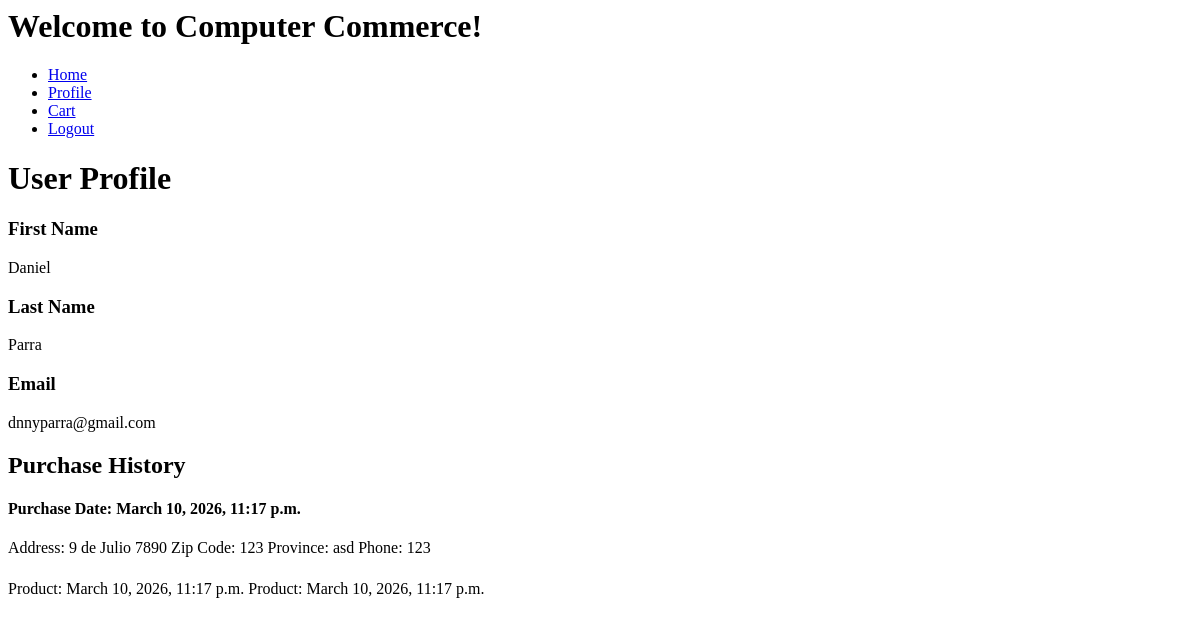
Page /user/ (signed in) on the earlier database version.
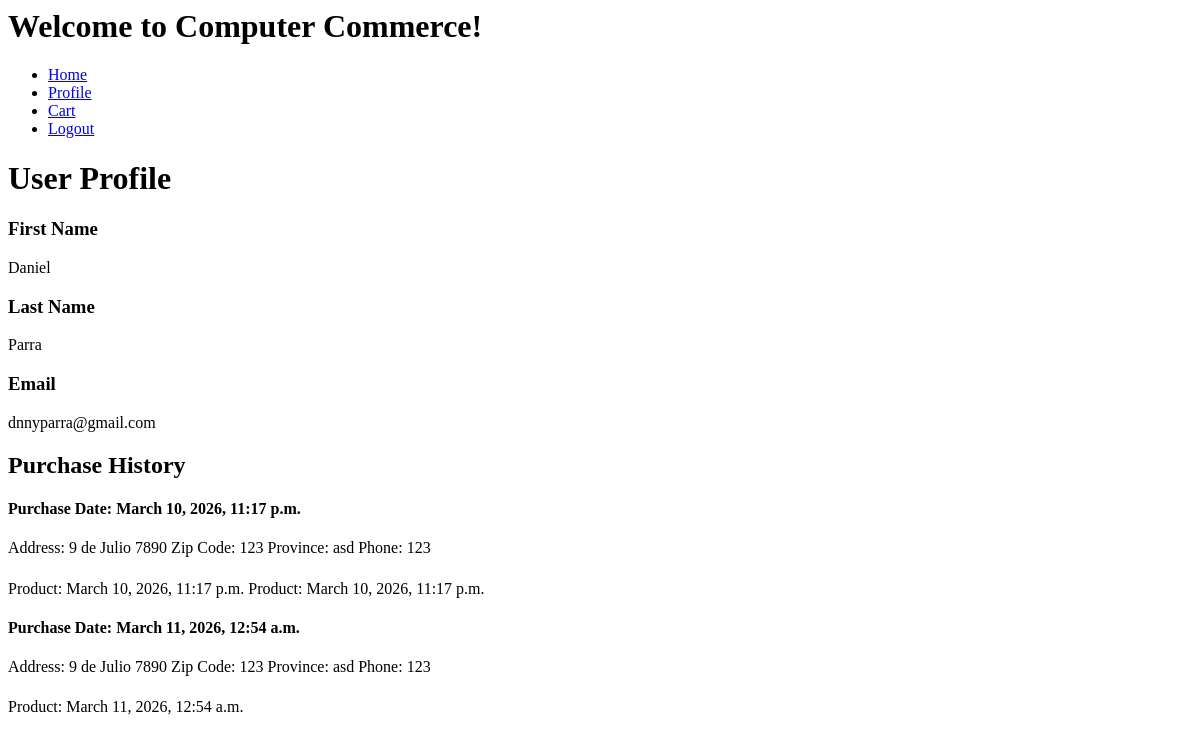
Same page on the later database version.
### user/models.py (models this page shows, shortened)
class UserOrder(models.Model):
    date = models.DateTimeField(auto_now_add=True)
    user = models.ForeignKey(User, on_delete=models.CASCADE)
    address = models.CharField(max_length=200)
    zip_code = models.IntegerField()
    province = models.CharField(max_length=200)
    phone = models.IntegerField()
    total_amount = models.FloatField()

class UserHistory(models.Model):
    user_order = models.ForeignKey(UserOrder, on_delete=models.CASCADE)
    product = models.ForeignKey(Product, on_delete=models.DO_NOTHING)
    category = models.CharField(max_length=200)
    brand = models.CharField(max_length=200)
    model = models.CharField(max_length=200)

### user/views.py (the view)
# urls.py: path('',views.user_page),
def user_page(request):
    user = request.user
    user_order = UserOrder.objects.filter(user=request.user)
    user_history = []
    for item in user_order:
        user_history.append(UserHistory.objects.filter(user_order=item))
    return render(request, 'user/user_profile.html',{
        'user': user,
        'user_order': user_order,
        'user_history': user_history
    })

### home/templates/user/user_profile.html (shortened to what this page needs)
{% extends 'layout/layout.html' %}
{% block content %}
    <h1>User Profile</h1>
    <div>
        <h3>First Name</h3>
        <span>{{user.first_name}}</span>
    </div>
    <div>
        <h3>Last Name</h3>
        <span>{{user.last_name}}</span>
    </div>
    <div>
        <h3>Email</h3>
        <span>{{user.email}}</span>
    </div>
    <div>
        <h2>Purchase History</h2>
        {% for item in user_order %}
            <div>
                <h4>Purchase Date: {{ item.date }}</h4>
                <span>Address: {{ item.address }}</span>
                <span>Zip Code: {{ item.zip_code }}</span>
                <span>Province: {{ item.province }}</span>
                <span>Phone: {{ item.phone }}</span>
                <div>
                    {% for item_x in user_history %}
                        {% for x in item_x %}
                            {% if x.user_order == item %}
                                <span>Product: {{ x.user_order.date }}</span>
                            {% endif %}
                        {% endfor %}
                    {% endfor %}
                </div>
            </div>
        {% endfor %}
    </div>
{% endblock %}

Differences in the rows shown:
added UserOrder: date "March 11, 2026, 12:54 a.m.", address "9 de Julio 7890", zip_code "123", province "asd", phone "123"
added UserHistory: user_order "March 11, 2026, 12:54 a.m."
